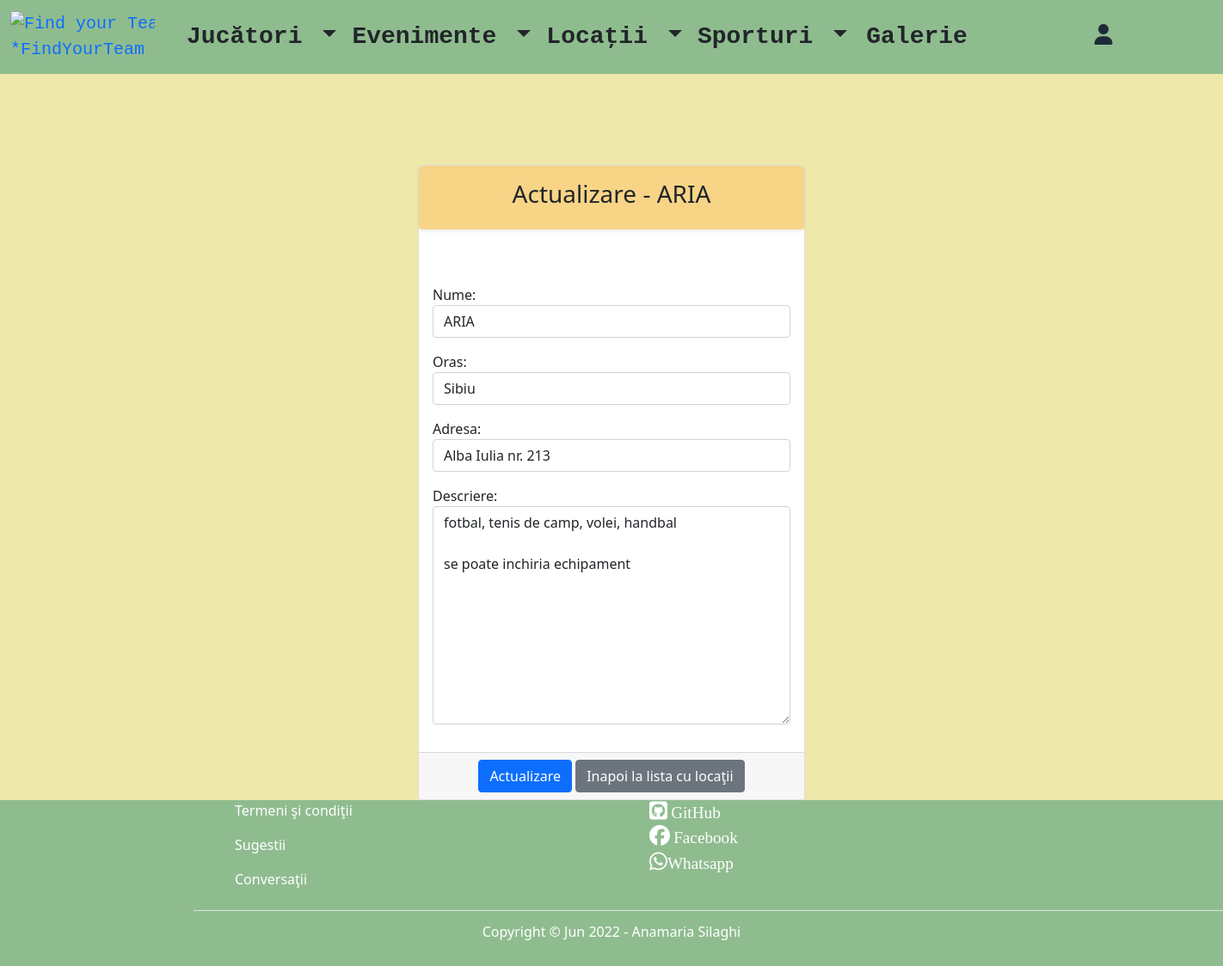
Screenshot of /update-location/1/ with the database file from the repository.
### teams/models.py (models this page shows, shortened)
class Location(models.Model):
    nume = models.CharField(max_length=60)
    oras = models.CharField(max_length=20)
    adresa = models.CharField(max_length=30)
    descriere = models.TextField(max_length=1000)
    creat_in = models.DateTimeField(auto_now_add=True)
    actualizat_in = models.DateTimeField(auto_now=True)

### teams/views.py (the view)
# urls.py: path('update-location/<int:pk>/', views.LocationUpdateView.as_view(), name='update_location'),
class LocationUpdateView(UpdateView):
    template_name = 'location/update_location.html'
    model = Location
    form_class = LocationForm
    success_url = reverse_lazy('list_of_locations')

### teams/forms.py
class LocationForm(forms.ModelForm):
    class Meta:
        model = Location
        fields = "__all__"
        widgets = {
            "nume": TextInput(attrs={'placeholder': "Introduceti numele locatiei", "class": "form-control"}),
            "oras": TextInput(attrs={'placeholder': "Introduceti localitatea", "class": "form-control"}),
            "adresa": TextInput(attrs={'placeholder': "Introduceti adresa", "class": "form-control"}),
            "descriere": Textarea(attrs={"placeholder": "Faceti o descriere a locatiei", "class": "form-control"}),
        }

### templates/location/update_location.html (shortened to what this page needs)
{% extends 'base.html' %}
{% block content %}
       <div class="container-fluid mt-5 pt-5">
         <div class="row mt-5 pt-5">
            <div class="col-md-4 offset-md-4">
                <div class="card">
                    <div class="shadow-sm p-3 mb-5 text-center rounded" style="background-color: #F8D486;">
                        <h3> Actualizare - {{ location.nume }}</h3>
                    </div>
                    <form method="post">
                        <div class="card-body">
                            {{ form.as_p }}
                        </div>
                        <div class="card-footer text-center">
                            <button type="submit" class="btn btn-primary">Actualizare</button>
                            <a href="{% url 'list_of_locations' %}" class="btn btn-secondary">Inapoi la lista cu locaţii</a>
                        </div>
                    </form>
                </div>
            </div>
        </div>
    </div>
{% endblock %}

### templates/base.html (style rules this page uses)
body { background-color: palegoldenrod; min-weight : 70wh !important; }

### rows the page displays
Location: nume "ARIA", oras "Sibiu", adresa "Alba Iulia nr. 213", descriere "fotbal, tenis de camp, volei, handbal se poate inchiria echipament"
